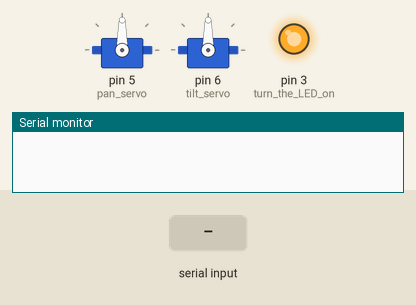
Simulated run of this sketch. Board: Arduino Uno, built with avr-gcc and run on an emulated ATmega328P. On the bench: 2 × servo, output pins drawn as LEDs (lit = HIGH), the last lines printed to the serial monitor. The test bench sets the inputs (shaded band).

Above: at 3.2 s.
3.3 s: "90,45\n" received over Serial
At 4.0 s:
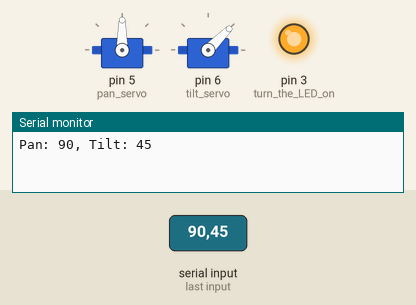
4.8 s: "30,150\n" received over Serial
At 5.1 s:
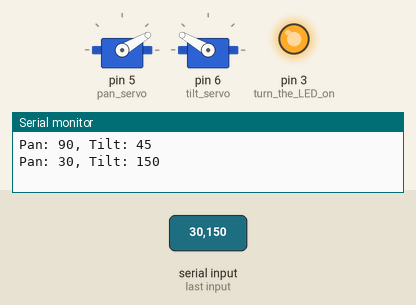
6.3 s: "1,90\n" received over Serial
At 7.4 s:
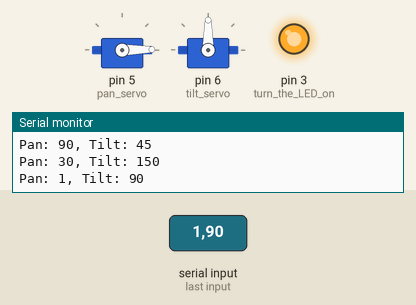
Timing chart, 0 to 9.3 s (numbered marks = the images above; inputs shaded):
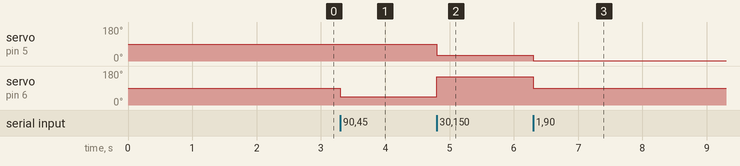

The sketch:

sketch_feb23a.ino
```cpp
#include <Servo.h>

Servo pan_servo;
Servo tilt_servo;

int pan_angle1 = 90;  // Başlangıç açısı
int tilt_angle1 = 90; // Başlangıç açısı
int pan_angle = 90;  // Başlangıç açısı
int tilt_angle = 90; // Başlangıç açısı


void setup() {
  // Serilerle iletişimi başlat
 Serial.begin(115200);
  // Pan ve tilt servolarını pinlere bağla
  pan_servo.attach(5);  // Pan servo için pin 9
  tilt_servo.attach(6); // Tilt servo için pin 10
  pinMode(3, OUTPUT);  // turn the LED on (HIGH is the voltage level)

  digitalWrite(3, HIGH);  // turn the LED on (HIGH is the voltage level)
  // Başlangıç pozisyonlarına git
  pan_servo.write(pan_angle1);
  tilt_servo.write(tilt_angle1);

  delay(2000); // Başlangıçta servoların hareket etmesi için 2 saniye bekle
}

void loop() {
  if (Serial.available() > 0) {
    // Arduino'ya gelen veriyi oku
    String data = Serial.readStringUntil('\n');

    // Pan ve tilt açılarını veriden ayır
    int separatorIndex = data.indexOf(',');
    if (separatorIndex != -1) {
      String pan_str = data.substring(0, separatorIndex);
      String tilt_str = data.substring(separatorIndex + 1);

      // Açıları integer olarak al
      pan_angle = pan_str.toInt();
      tilt_angle = tilt_str.toInt();

      // Açıları servolara gönder
      pan_servo.write(pan_angle);
      tilt_servo.write((tilt_angle));

      // Verilen açıları seri monitöre yazdır
      Serial.print("Pan: ");
      Serial.print(pan_angle);
      Serial.print(", Tilt: ");
      Serial.println(tilt_angle);
    }
  }
}
```

Measured:
- after the input at 3.3 s, servo on pin 6 (tilt_servo): 90° → 45° at once
- after the input at 4.8 s, servo on pin 5 (pan_servo): 90° → 30° at once; servo on pin 6 (tilt_servo): 45° → 150° at once
- after the input at 6.3 s, servo on pin 5 (pan_servo): 30° → 1° at once; servo on pin 6 (tilt_servo): 150° → 90° at once
